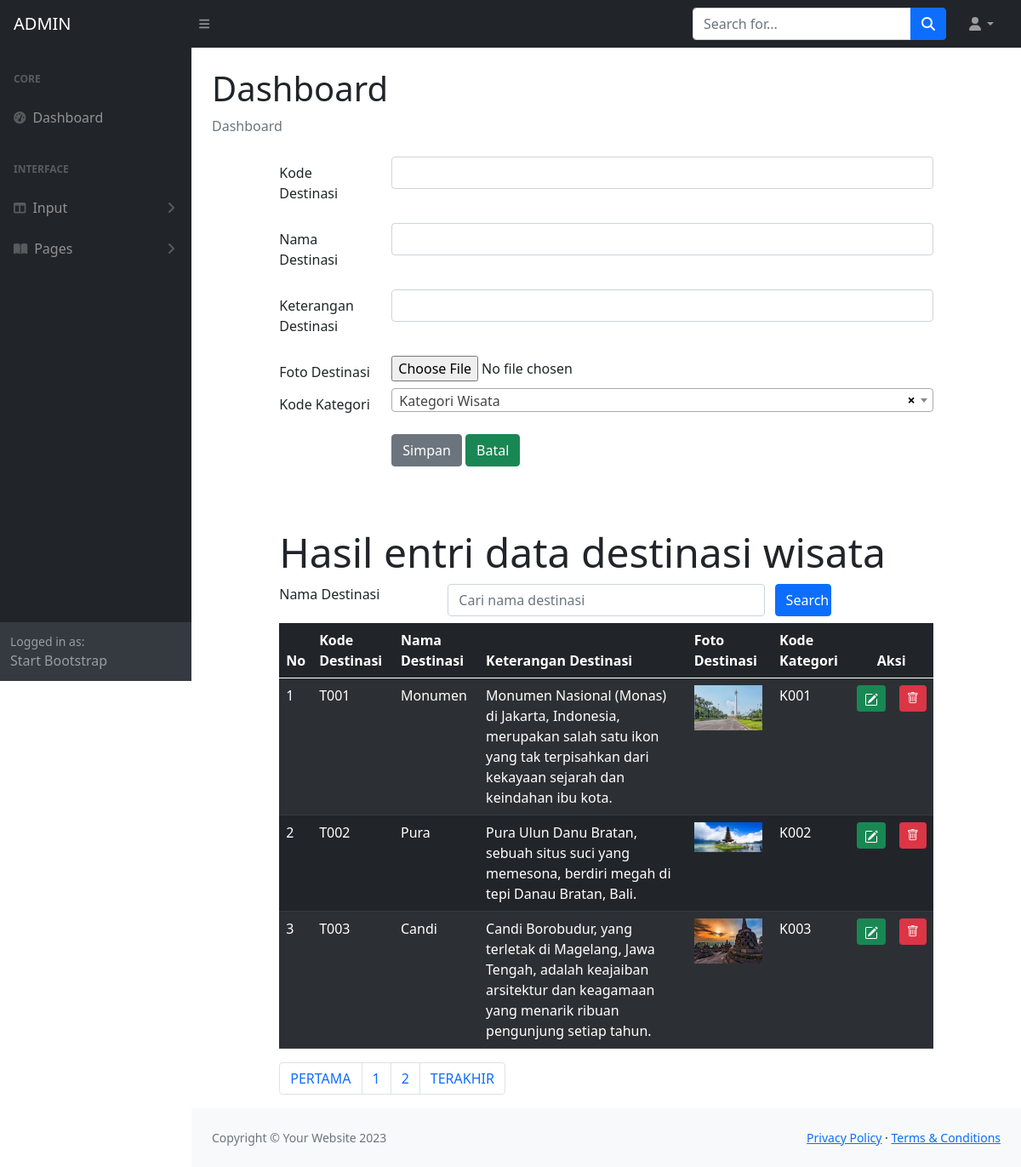
Page /WEBDEV2324-A/ADMIN/dashboarddestinasi.php on the committed database.
### tables this page shows
CREATE TABLE `destinasi` (
  `destinasiKODE` char(4) NOT NULL,
  `destinasiNAMA` varchar(120) NOT NULL,
  `destinasiKET` char(255) NOT NULL,
  `destinasiFOTO` char(255) NOT NULL,
  `kategoriKODE` char(4) NOT NULL
);

### WEBDEV2324-A/ADMIN/dashboarddestinasi.php (the view, shortened to what this page needs)
<!DOCTYPE html>
<html>
<?php include "INCLUDE/head.php"?>
<body class="sb-nav-fixed">
    <?php include "INCLUDE/menunav.php"?>
    <div id="layoutSidenav">
        <?php include "INCLUDE/menu.php"?>
        <div id="layoutSidenav_content">
            <main>
                <div class="container-fluid px-4">
                    <h1 class="mt-4">Dashboard</h1>
                    <ol class="breadcrumb mb-4">
                        <li class="breadcrumb-item active">Dashboard</li>
                    </ol>
<?php
    include "include/config.php";
?>
<head>
    <link rel="stylesheet" type="text/css" href="css/bootstrap.min.css">
    <link rel="stylesheet" type="text/css" href="https://cdnjs.cloudflare.com/ajax/libs/select2/4.0.13/css/select2.min.css">
    <link rel="stylesheet" href="https://cdn.jsdelivr.net/npm/bootstrap-icons@1.10.2/font/bootstrap-icons.css">
</head>
<body>
<div class="row">
    <div class="col-sm-1"></div>
    <div class="col-sm-10">
        <form method="POST" enctype="multipart/form-data">
            <div class="mb-3 row">
        <label for="kodedestinasi" class="col-sm-2 col-form-label">Kode Destinasi</label>
        <div class="col-sm-10">
            <input type="text" class="form-control" name="kodedestinasi" id="kodedestinasi" maxlength="4">
        </div>
    </div>
    <div class="mb-3 row">
        <label for="namadestinasi" class="col-sm-2 col-form-label">Nama Destinasi</label>
        <div class="col-sm-10">
            <input type="text" class="form-control" name="namadestinasi" id="namadestinasi">
        </div>
    </div>
    <div class="mb-3 row">
        <label for="ketdestinasi" class="col-sm-2 col-form-label">Keterangan Destinasi</label>
        <div class="col-sm-10">
            <input type="text" class="form-control" name="ketdestinasi" id="ketdestinasi">
        </div>
    </div>
    <div class="form-group row">
            <label for="file" class="col-sm-2 col-form-label">Foto Destinasi</label>
            <div class="col-sm-10">
                <input type="file" id="file" name="file">
            </div>
        </div>
    <div class="mb-3 row">
        <label for="kodekategori" class="col-sm-2 col-form-label">Kode Kategori</label>
        <div class="col-sm-10">
        </div>
    </div>
    <div class="form-group row">
        <div class="col-sm-2"></div>
        <div class="col-sm-10">
            <input type="submit" class="btn btn-secondary" value="Simpan" name="Simpan">
            <input type="reset" class="btn btn-success" value="Batal" name="Batal">
        </div>
    </div>
</form>
<br>
<div class="jumbotron mt-5">
    <h2 class="display-5">Hasil entri data destinasi wisata</h2>
</div>
    <form method="POST">
        <div class="form-group row mb-2">
            <label for="search" class="col-sm-3">Nama Destinasi</label>
            <div class="col-sm-6">
                <input type="text" name="search" class="form-control" id="search" value="<?php if (isset($_POST['search'])) {echo $_POST["search"];} ?>" placeholder="Cari nama destinasi">
            </div>
            <input type="submit" name="kirim" class="col-sm-1 btn btn-primary" value="Search">
        </div>
    </form>
<table class="table table-dark table-striped">
  <thead>
    <tr>
      <th scope="col">No</th>
      <th scope="col">Kode Destinasi</th>
      <th scope="col">Nama Destinasi</th>
      <th scope="col">Keterangan Destinasi</th>
      <th scope="col">Foto Destinasi</th>
      <th scope="col">Kode Kategori</th>
      <th colspan="2" style="text-align: center">Aksi</th>
    </tr>
  </thead>
  <tbody>
  <?php
    $jumlahtampilan = 3;
    $halaman = (isset($_GET['page']))? $_GET['page'] : 1;
    $mulaitampilan = ($halaman - 1) * $jumlahtampilan;
    if(isset ($_POST["kirim"]))
    {
        $search = $_POST["search"];
        $query = mysqli_query($connection, "select destinasi.*
            from destinasi
            where destinasiNAMA like '%".$search."%' limit $mulaitampilan, $jumlahtampilan");
    } else
        {
            $query = mysqli_query($connection,"select destinasi.* from destinasi limit $mulaitampilan, $jumlahtampilan");
        }
    $nomor = 1;
    while($row = mysqli_fetch_array($query))
    {
  ?>
    <tr>
      <td><?php echo $mulaitampilan + $nomor; ?></td>
      <td><?php echo $row['destinasiKODE']; ?></td>
      <td><?php echo $row['destinasiNAMA']; ?></td>
      <td><?php echo $row['destinasiKET']; ?></td>
      <td>
        <?php if(is_file("images/".$row['destinasiFOTO']))
                { ?>
                    <img src="images/<?php echo $row['destinasiFOTO']?>" width="80">
                <?php } else
                    echo "<img src='images/noimage.png' width='80'>"
        ?>
      </td>
      <td><?php echo $row['kategoriKODE']; ?></td>
      <td width="5px">
        <a href="destinasiedit.php?ubah=<?php echo $row["destinasiKODE"]?>" class="btn btn-success btn-sm" title="EDIT"/>
            </td>
            <td width="5px">
                <a href="destinasihapus.php?hapus=<?php echo $row["destinasiKODE"]?>" class="btn btn-danger btn-sm" title="HAPUS">
                <i class="bi bi-trash"></i>
            </td>
    </tr>
    <?php $nomor = $nomor + 1; ?>
  <?php } ?>
  </tbody>
</table>
<?php
    $query = mysqli_query($connection, "SELECT * FROM destinasi");
    $jumlahrecord = mysqli_num_rows($query);
    $jumlahpage = ceil($jumlahrecord/$jumlahtampilan);
    ?>
    <nav aria-label="Page navigation example">
        <ul class="pagination">
            <li class="page-item"><a class="page-link" href="?page=<?php $nomorhal=1; echo $nomorhal?>">PERTAMA</a></li>
            <?php for($nomorhal=1; $nomorhal<=$jumlahpage; $nomorhal++)
            { ?>
            <li class="page-item">
                <?php
                if($nomorhal!=$halaman)
                { ?>
                <a class="page-link" href="?page=<?php echo $nomorhal?>"><?php echo $nomorhal?></a>
                <?php }
                else { ?>
                <a class="page-link" href="?page=<?php echo $nomorhal?>"><?php echo $nomorhal?></a>
                <?php } ?>
            </li>
            <?php } ?>
            <li class="page-item"><a class="page-link" href="?page=<?php echo $nomorhal-1?>">TERAKHIR</a></li>
        </ul>
    </nav>
</div>
</div>
</body>
                    </div>
                </main>
                <?php include "INCLUDE/footer.php"?>
            </div>
        </div>
    </body>
</html>

### rows in the picture
destinasi: destinasiKODE "T001", destinasiNAMA "Monumen", destinasiKET "Monumen Nasional (Monas) di Jakarta, Indonesia, merupakan salah satu ikon yang tak terpisahkan dari kekayaan sejarah dan keindahan ibu kota.", destinasiFOTO (picture), kategoriKODE "K001"
destinasi: nomor "2", destinasiKODE "T002", destinasiNAMA "Pura", destinasiKET "Pura Ulun Danu Bratan, sebuah situs suci yang memesona, berdiri megah di tepi Danau Bratan, Bali.", destinasiFOTO (picture), kategoriKODE "K002"
destinasi: nomor "3", destinasiKODE "T003", destinasiNAMA "Candi", destinasiKET "Candi Borobudur, yang terletak di Magelang, Jawa Tengah, adalah keajaiban arsitektur dan keagamaan yang menarik ribuan pengunjung setiap tahun.", destinasiFOTO (picture), kategoriKODE "K003"
